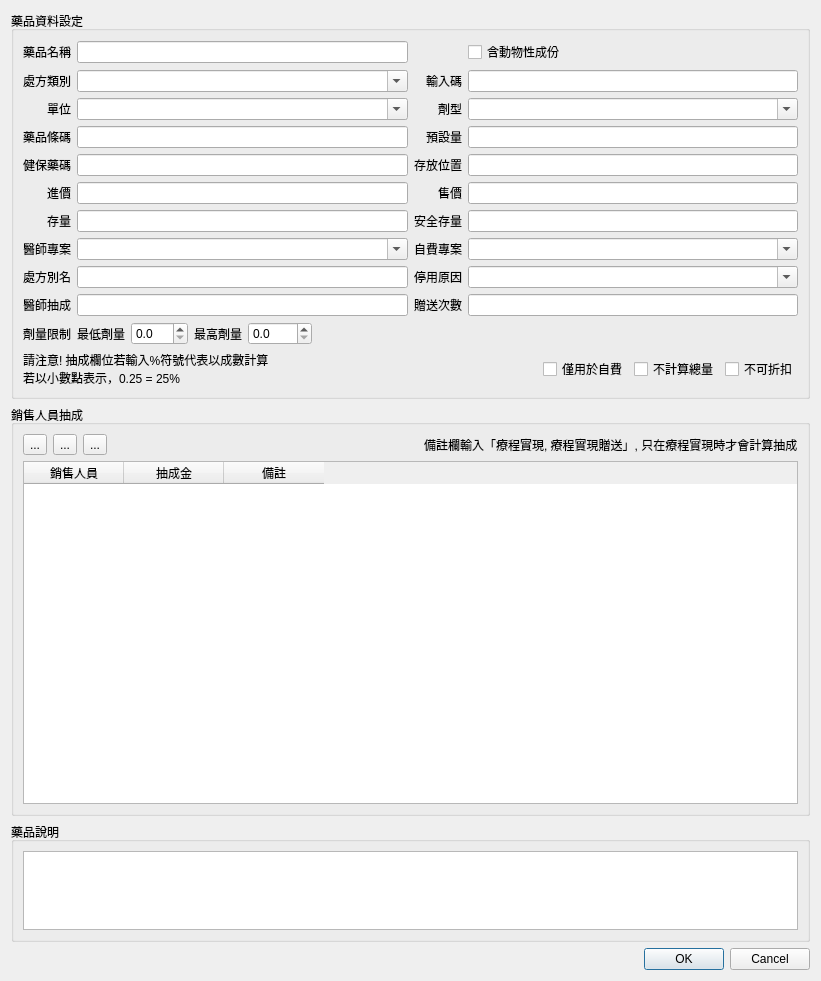
<?xml version="1.0" encoding="UTF-8"?>
<ui version="4.0">
 <class>Dialog_input_drug</class>
 <widget class="QDialog" name="Dialog_input_drug">
  <property name="windowModality">
   <enum>Qt::NonModal</enum>
  </property>
  <property name="geometry">
   <rect>
    <x>0</x>
    <y>0</y>
    <width>821</width>
    <height>981</height>
   </rect>
  </property>
  <property name="sizePolicy">
   <sizepolicy hsizetype="Preferred" vsizetype="Preferred">
    <horstretch>0</horstretch>
    <verstretch>0</verstretch>
   </sizepolicy>
  </property>
  <property name="windowTitle">
   <string>處方資料設定</string>
  </property>
  <property name="modal">
   <bool>false</bool>
  </property>
  <layout class="QVBoxLayout" name="verticalLayout">
   <item>
    <widget class="QGroupBox" name="groupBox">
     <property name="title">
      <string>藥品資料設定</string>
     </property>
     <property name="flat">
      <bool>true</bool>
     </property>
     <layout class="QGridLayout" name="gridLayout">
      <item row="1" column="3">
       <widget class="QCheckBox" name="checkBox_no_dosage">
        <property name="text">
         <string>不計算總量</string>
        </property>
       </widget>
      </item>
      <item row="0" column="0" colspan="5">
       <layout class="QGridLayout" name="gridLayout_2">
        <item row="5" column="0">
         <widget class="QLabel" name="label_10">
          <property name="text">
           <string>進價</string>
          </property>
          <property name="alignment">
           <set>Qt::AlignRight|Qt::AlignTrailing|Qt::AlignVCenter</set>
          </property>
         </widget>
        </item>
        <item row="1" column="1">
         <widget class="QComboBox" name="comboBox_medicine_type">
          <property name="editable">
           <bool>true</bool>
          </property>
          <property name="maxVisibleItems">
           <number>20</number>
          </property>
         </widget>
        </item>
        <item row="9" column="3">
         <widget class="QLineEdit" name="lineEdit_bonus">
          <property name="maxLength">
           <number>10</number>
          </property>
          <property name="alignment">
           <set>Qt::AlignRight|Qt::AlignTrailing|Qt::AlignVCenter</set>
          </property>
          <property name="clearButtonEnabled">
           <bool>true</bool>
          </property>
         </widget>
        </item>
        <item row="3" column="0">
         <widget class="QLabel" name="label">
          <property name="sizePolicy">
           <sizepolicy hsizetype="Preferred" vsizetype="Preferred">
            <horstretch>0</horstretch>
            <verstretch>0</verstretch>
           </sizepolicy>
          </property>
          <property name="autoFillBackground">
           <bool>false</bool>
          </property>
          <property name="text">
           <string>藥品條碼</string>
          </property>
          <property name="alignment">
           <set>Qt::AlignRight|Qt::AlignTrailing|Qt::AlignVCenter</set>
          </property>
          <property name="wordWrap">
           <bool>false</bool>
          </property>
         </widget>
        </item>
        <item row="1" column="0">
         <widget class="QLabel" name="label_17">
          <property name="sizePolicy">
           <sizepolicy hsizetype="Preferred" vsizetype="Preferred">
            <horstretch>0</horstretch>
            <verstretch>0</verstretch>
           </sizepolicy>
          </property>
          <property name="autoFillBackground">
           <bool>false</bool>
          </property>
          <property name="text">
           <string>處方類別</string>
          </property>
          <property name="alignment">
           <set>Qt::AlignRight|Qt::AlignTrailing|Qt::AlignVCenter</set>
          </property>
          <property name="wordWrap">
           <bool>false</bool>
          </property>
         </widget>
        </item>
        <item row="2" column="3">
         <widget class="QComboBox" name="comboBox_medicine_mode">
          <property name="editable">
           <bool>true</bool>
          </property>
          <property name="maxVisibleItems">
           <number>20</number>
          </property>
         </widget>
        </item>
        <item row="4" column="2">
         <widget class="QLabel" name="label_9">
          <property name="text">
           <string>存放位置</string>
          </property>
          <property name="alignment">
           <set>Qt::AlignRight|Qt::AlignTrailing|Qt::AlignVCenter</set>
          </property>
         </widget>
        </item>
        <item row="3" column="2">
         <widget class="QLabel" name="label_5">
          <property name="text">
           <string>預設量</string>
          </property>
          <property name="alignment">
           <set>Qt::AlignRight|Qt::AlignTrailing|Qt::AlignVCenter</set>
          </property>
         </widget>
        </item>
        <item row="3" column="3">
         <widget class="QLineEdit" name="lineEdit_dosage">
          <property name="alignment">
           <set>Qt::AlignRight|Qt::AlignTrailing|Qt::AlignVCenter</set>
          </property>
          <property name="clearButtonEnabled">
           <bool>true</bool>
          </property>
         </widget>
        </item>
        <item row="1" column="2">
         <widget class="QLabel" name="label_3">
          <property name="text">
           <string>輸入碼</string>
          </property>
          <property name="alignment">
           <set>Qt::AlignRight|Qt::AlignTrailing|Qt::AlignVCenter</set>
          </property>
         </widget>
        </item>
        <item row="4" column="1">
         <widget class="QLineEdit" name="lineEdit_ins_code">
          <property name="maxLength">
           <number>12</number>
          </property>
          <property name="clearButtonEnabled">
           <bool>true</bool>
          </property>
         </widget>
        </item>
        <item row="8" column="3">
         <widget class="QComboBox" name="comboBox_deactivate">
          <property name="editable">
           <bool>true</bool>
          </property>
         </widget>
        </item>
        <item row="6" column="2">
         <widget class="QLabel" name="label_13">
          <property name="text">
           <string>安全存量</string>
          </property>
          <property name="alignment">
           <set>Qt::AlignRight|Qt::AlignTrailing|Qt::AlignVCenter</set>
          </property>
         </widget>
        </item>
        <item row="5" column="3">
         <widget class="QLineEdit" name="lineEdit_sale_price">
          <property name="alignment">
           <set>Qt::AlignRight|Qt::AlignTrailing|Qt::AlignVCenter</set>
          </property>
          <property name="clearButtonEnabled">
           <bool>true</bool>
          </property>
         </widget>
        </item>
        <item row="9" column="2">
         <widget class="QLabel" name="label_commission_2">
          <property name="text">
           <string>贈送次數</string>
          </property>
          <property name="alignment">
           <set>Qt::AlignRight|Qt::AlignTrailing|Qt::AlignVCenter</set>
          </property>
         </widget>
        </item>
        <item row="6" column="0">
         <widget class="QLabel" name="label_12">
          <property name="text">
           <string>存量</string>
          </property>
          <property name="alignment">
           <set>Qt::AlignRight|Qt::AlignTrailing|Qt::AlignVCenter</set>
          </property>
         </widget>
        </item>
        <item row="1" column="3">
         <widget class="QLineEdit" name="lineEdit_input_code">
          <property name="maxLength">
           <number>5</number>
          </property>
          <property name="clearButtonEnabled">
           <bool>true</bool>
          </property>
         </widget>
        </item>
        <item row="6" column="3">
         <widget class="QLineEdit" name="lineEdit_safe_quantity">
          <property name="alignment">
           <set>Qt::AlignRight|Qt::AlignTrailing|Qt::AlignVCenter</set>
          </property>
          <property name="clearButtonEnabled">
           <bool>true</bool>
          </property>
         </widget>
        </item>
        <item row="2" column="1">
         <widget class="QComboBox" name="comboBox_unit">
          <property name="editable">
           <bool>true</bool>
          </property>
          <property name="maxVisibleItems">
           <number>20</number>
          </property>
         </widget>
        </item>
        <item row="6" column="1">
         <widget class="QLineEdit" name="lineEdit_quantity">
          <property name="alignment">
           <set>Qt::AlignRight|Qt::AlignTrailing|Qt::AlignVCenter</set>
          </property>
          <property name="clearButtonEnabled">
           <bool>true</bool>
          </property>
         </widget>
        </item>
        <item row="5" column="2">
         <widget class="QLabel" name="label_11">
          <property name="text">
           <string>售價</string>
          </property>
          <property name="alignment">
           <set>Qt::AlignRight|Qt::AlignTrailing|Qt::AlignVCenter</set>
          </property>
         </widget>
        </item>
        <item row="0" column="0">
         <widget class="QLabel" name="label_6">
          <property name="text">
           <string>藥品名稱</string>
          </property>
          <property name="alignment">
           <set>Qt::AlignRight|Qt::AlignTrailing|Qt::AlignVCenter</set>
          </property>
         </widget>
        </item>
        <item row="9" column="0">
         <widget class="QLabel" name="label_commission">
          <property name="text">
           <string>醫師抽成</string>
          </property>
          <property name="alignment">
           <set>Qt::AlignRight|Qt::AlignTrailing|Qt::AlignVCenter</set>
          </property>
         </widget>
        </item>
        <item row="7" column="0">
         <widget class="QLabel" name="label_15">
          <property name="text">
           <string>醫師專案</string>
          </property>
         </widget>
        </item>
        <item row="8" column="1">
         <widget class="QLineEdit" name="lineEdit_medicine_alias">
          <property name="maxLength">
           <number>40</number>
          </property>
          <property name="clearButtonEnabled">
           <bool>true</bool>
          </property>
         </widget>
        </item>
        <item row="7" column="3">
         <widget class="QComboBox" name="comboBox_project">
          <property name="editable">
           <bool>true</bool>
          </property>
         </widget>
        </item>
        <item row="4" column="3">
         <widget class="QLineEdit" name="lineEdit_location">
          <property name="maxLength">
           <number>20</number>
          </property>
          <property name="clearButtonEnabled">
           <bool>true</bool>
          </property>
         </widget>
        </item>
        <item row="9" column="1">
         <widget class="QLineEdit" name="lineEdit_commission">
          <property name="maxLength">
           <number>10</number>
          </property>
          <property name="alignment">
           <set>Qt::AlignRight|Qt::AlignTrailing|Qt::AlignVCenter</set>
          </property>
          <property name="clearButtonEnabled">
           <bool>true</bool>
          </property>
         </widget>
        </item>
        <item row="7" column="1">
         <widget class="QComboBox" name="comboBox_doctor_project">
          <property name="editable">
           <bool>true</bool>
          </property>
         </widget>
        </item>
        <item row="2" column="2">
         <widget class="QLabel" name="label_8">
          <property name="text">
           <string>劑型</string>
          </property>
          <property name="alignment">
           <set>Qt::AlignRight|Qt::AlignTrailing|Qt::AlignVCenter</set>
          </property>
         </widget>
        </item>
        <item row="5" column="1">
         <widget class="QLineEdit" name="lineEdit_in_price">
          <property name="alignment">
           <set>Qt::AlignRight|Qt::AlignTrailing|Qt::AlignVCenter</set>
          </property>
          <property name="clearButtonEnabled">
           <bool>true</bool>
          </property>
         </widget>
        </item>
        <item row="7" column="2">
         <widget class="QLabel" name="label_14">
          <property name="text">
           <string>自費專案</string>
          </property>
          <property name="alignment">
           <set>Qt::AlignRight|Qt::AlignTrailing|Qt::AlignVCenter</set>
          </property>
         </widget>
        </item>
        <item row="8" column="2">
         <widget class="QLabel" name="label_16">
          <property name="text">
           <string>停用原因</string>
          </property>
          <property name="alignment">
           <set>Qt::AlignRight|Qt::AlignTrailing|Qt::AlignVCenter</set>
          </property>
         </widget>
        </item>
        <item row="3" column="1">
         <widget class="QLineEdit" name="lineEdit_medicine_code">
          <property name="maxLength">
           <number>15</number>
          </property>
          <property name="clearButtonEnabled">
           <bool>true</bool>
          </property>
         </widget>
        </item>
        <item row="8" column="0">
         <widget class="QLabel" name="label_7">
          <property name="text">
           <string>處方別名</string>
          </property>
          <property name="alignment">
           <set>Qt::AlignRight|Qt::AlignTrailing|Qt::AlignVCenter</set>
          </property>
         </widget>
        </item>
        <item row="4" column="0">
         <widget class="QLabel" name="label_2">
          <property name="text">
           <string>健保藥碼</string>
          </property>
          <property name="alignment">
           <set>Qt::AlignRight|Qt::AlignTrailing|Qt::AlignVCenter</set>
          </property>
         </widget>
        </item>
        <item row="2" column="0">
         <widget class="QLabel" name="label_4">
          <property name="text">
           <string>單位</string>
          </property>
          <property name="alignment">
           <set>Qt::AlignRight|Qt::AlignTrailing|Qt::AlignVCenter</set>
          </property>
         </widget>
        </item>
        <item row="10" column="0">
         <widget class="QLabel" name="label_commission_3">
          <property name="text">
           <string>劑量限制</string>
          </property>
          <property name="alignment">
           <set>Qt::AlignRight|Qt::AlignTrailing|Qt::AlignVCenter</set>
          </property>
         </widget>
        </item>
        <item row="10" column="1">
         <layout class="QHBoxLayout" name="horizontalLayout_2">
          <item>
           <widget class="QLabel" name="label_18">
            <property name="text">
             <string>最低劑量</string>
            </property>
           </widget>
          </item>
          <item>
           <widget class="QDoubleSpinBox" name="doubleSpinBox_min">
            <property name="decimals">
             <number>1</number>
            </property>
           </widget>
          </item>
          <item>
           <widget class="QLabel" name="label_19">
            <property name="text">
             <string>最高劑量</string>
            </property>
           </widget>
          </item>
          <item>
           <widget class="QDoubleSpinBox" name="doubleSpinBox_max">
            <property name="decimals">
             <number>1</number>
            </property>
            <property name="maximum">
             <double>1000.000000000000000</double>
            </property>
           </widget>
          </item>
          <item>
           <spacer name="horizontalSpacer_3">
            <property name="orientation">
             <enum>Qt::Horizontal</enum>
            </property>
            <property name="sizeHint" stdset="0">
             <size>
              <width>40</width>
              <height>20</height>
             </size>
            </property>
           </spacer>
          </item>
         </layout>
        </item>
        <item row="0" column="1">
         <widget class="QLineEdit" name="lineEdit_medicine_name">
          <property name="maxLength">
           <number>40</number>
          </property>
          <property name="clearButtonEnabled">
           <bool>true</bool>
          </property>
         </widget>
        </item>
        <item row="0" column="3">
         <widget class="QCheckBox" name="checkBox_animal_derived">
          <property name="text">
           <string>含動物性成份</string>
          </property>
         </widget>
        </item>
       </layout>
      </item>
      <item row="1" column="1">
       <spacer name="horizontalSpacer_2">
        <property name="orientation">
         <enum>Qt::Horizontal</enum>
        </property>
        <property name="sizeHint" stdset="0">
         <size>
          <width>40</width>
          <height>20</height>
         </size>
        </property>
       </spacer>
      </item>
      <item row="1" column="4">
       <widget class="QCheckBox" name="checkBox_no_discount">
        <property name="text">
         <string>不可折扣</string>
        </property>
       </widget>
      </item>
      <item row="1" column="0">
       <widget class="QLabel" name="label_commission_hint">
        <property name="styleSheet">
         <string notr="true">color: &quot;red&quot;</string>
        </property>
        <property name="text">
         <string>請注意! 抽成欄位若輸入%符號代表以成數計算
若以小數點表示，0.25 = 25%</string>
        </property>
       </widget>
      </item>
      <item row="1" column="2">
       <widget class="QCheckBox" name="checkBox_non_nhi">
        <property name="text">
         <string>僅用於自費</string>
        </property>
       </widget>
      </item>
     </layout>
    </widget>
   </item>
   <item>
    <widget class="QGroupBox" name="groupBox_commission">
     <property name="title">
      <string>銷售人員抽成</string>
     </property>
     <property name="flat">
      <bool>true</bool>
     </property>
     <layout class="QVBoxLayout" name="verticalLayout_3">
      <item>
       <layout class="QHBoxLayout" name="horizontalLayout">
        <item>
         <widget class="QToolButton" name="toolButton_add_commission">
          <property name="text">
           <string>...</string>
          </property>
          <property name="icon">
           <iconset>
            <normaloff>../icons/list-add.svg</normaloff>../icons/list-add.svg</iconset>
          </property>
         </widget>
        </item>
        <item>
         <widget class="QToolButton" name="toolButton_remove_commission">
          <property name="text">
           <string>...</string>
          </property>
          <property name="icon">
           <iconset>
            <normaloff>../icons/list-remove.svg</normaloff>../icons/list-remove.svg</iconset>
          </property>
         </widget>
        </item>
        <item>
         <widget class="QToolButton" name="toolButton_modify_commission">
          <property name="text">
           <string>...</string>
          </property>
          <property name="icon">
           <iconset>
            <normaloff>../icons/gtk-edit.svg</normaloff>../icons/gtk-edit.svg</iconset>
          </property>
         </widget>
        </item>
        <item>
         <spacer name="horizontalSpacer">
          <property name="orientation">
           <enum>Qt::Horizontal</enum>
          </property>
          <property name="sizeHint" stdset="0">
           <size>
            <width>40</width>
            <height>20</height>
           </size>
          </property>
         </spacer>
        </item>
        <item>
         <widget class="QLabel" name="label_commission_hint_2">
          <property name="styleSheet">
           <string notr="true">color: &quot;red&quot;</string>
          </property>
          <property name="text">
           <string>備註欄輸入「療程實現, 療程實現贈送」, 只在療程實現時才會計算抽成</string>
          </property>
         </widget>
        </item>
       </layout>
      </item>
      <item>
       <widget class="QTableWidget" name="tableWidget_commission">
        <property name="editTriggers">
         <set>QAbstractItemView::NoEditTriggers</set>
        </property>
        <property name="alternatingRowColors">
         <bool>true</bool>
        </property>
        <property name="selectionMode">
         <enum>QAbstractItemView::SingleSelection</enum>
        </property>
        <property name="selectionBehavior">
         <enum>QAbstractItemView::SelectRows</enum>
        </property>
        <column>
         <property name="text">
          <string>銷售人員</string>
         </property>
        </column>
        <column>
         <property name="text">
          <string>抽成金</string>
         </property>
        </column>
        <column>
         <property name="text">
          <string>備註</string>
         </property>
        </column>
       </widget>
      </item>
     </layout>
    </widget>
   </item>
   <item>
    <widget class="QGroupBox" name="groupBox_2">
     <property name="maximumSize">
      <size>
       <width>16777215</width>
       <height>120</height>
      </size>
     </property>
     <property name="title">
      <string>藥品說明</string>
     </property>
     <property name="flat">
      <bool>true</bool>
     </property>
     <layout class="QVBoxLayout" name="verticalLayout_2">
      <item>
       <widget class="QTextEdit" name="textEdit_description"/>
      </item>
     </layout>
    </widget>
   </item>
   <item>
    <widget class="QDialogButtonBox" name="buttonBox">
     <property name="orientation">
      <enum>Qt::Horizontal</enum>
     </property>
     <property name="standardButtons">
      <set>QDialogButtonBox::Cancel|QDialogButtonBox::Ok</set>
     </property>
     <property name="centerButtons">
      <bool>false</bool>
     </property>
    </widget>
   </item>
  </layout>
 </widget>
 <tabstops>
  <tabstop>lineEdit_medicine_name</tabstop>
  <tabstop>comboBox_medicine_type</tabstop>
  <tabstop>lineEdit_input_code</tabstop>
  <tabstop>comboBox_unit</tabstop>
  <tabstop>comboBox_medicine_mode</tabstop>
  <tabstop>lineEdit_medicine_code</tabstop>
  <tabstop>lineEdit_dosage</tabstop>
  <tabstop>lineEdit_ins_code</tabstop>
  <tabstop>lineEdit_location</tabstop>
  <tabstop>lineEdit_in_price</tabstop>
  <tabstop>lineEdit_sale_price</tabstop>
  <tabstop>lineEdit_quantity</tabstop>
  <tabstop>lineEdit_safe_quantity</tabstop>
  <tabstop>comboBox_doctor_project</tabstop>
  <tabstop>comboBox_project</tabstop>
  <tabstop>lineEdit_medicine_alias</tabstop>
  <tabstop>comboBox_deactivate</tabstop>
  <tabstop>lineEdit_commission</tabstop>
  <tabstop>lineEdit_bonus</tabstop>
  <tabstop>checkBox_no_discount</tabstop>
  <tabstop>toolButton_add_commission</tabstop>
  <tabstop>toolButton_remove_commission</tabstop>
  <tabstop>tableWidget_commission</tabstop>
  <tabstop>textEdit_description</tabstop>
 </tabstops>
 <resources/>
 <connections>
  <connection>
   <sender>buttonBox</sender>
   <signal>accepted()</signal>
   <receiver>Dialog_input_drug</receiver>
   <slot>accept()</slot>
   <hints>
    <hint type="sourcelabel">
     <x>248</x>
     <y>254</y>
    </hint>
    <hint type="destinationlabel">
     <x>157</x>
     <y>274</y>
    </hint>
   </hints>
  </connection>
  <connection>
   <sender>buttonBox</sender>
   <signal>rejected()</signal>
   <receiver>Dialog_input_drug</receiver>
   <slot>reject()</slot>
   <hints>
    <hint type="sourcelabel">
     <x>316</x>
     <y>260</y>
    </hint>
    <hint type="destinationlabel">
     <x>286</x>
     <y>274</y>
    </hint>
   </hints>
  </connection>
 </connections>
</ui>
